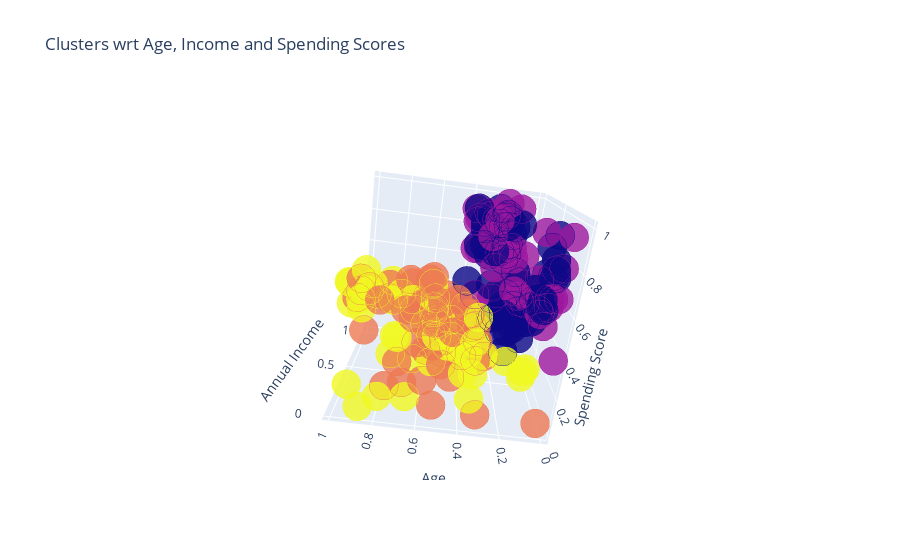

The cell this chart's notebook holds for it:
### Code cell
import plotly as py
import plotly.graph_objs as go

trace1 = go.Scatter3d(
    x= data['Age'],
    y= data['Spending Score (1-100)'],
    z= data['Annual Income (k$)'],
    mode='markers',
     marker=dict(
        color = data['cluster'], 
        size= 10,
        line=dict(
            color= data['cluster'],
            width= 12
        ),
        opacity=0.8
     )
)
datab = [trace1]
layout = go.Layout(
    title= 'Clusters wrt Age, Income and Spending Scores',
    scene = dict(
            xaxis = dict(title  = 'Age'),
            yaxis = dict(title  = 'Spending Score'),
            zaxis = dict(title  = 'Annual Income')
        )
)
fig = go.Figure(data=datab, layout=layout)
py.offline.iplot(fig)

### Figure 1 — Plotly figure (JSON) as saved in the notebook; plotly's stock layout.template omitted (floating-point values rounded to 4 significant figures; data arrays with more than 128 entries replaced by an {"elided": "..."} marker saying what was removed)
{"data": [{"marker": {"color": {"elided": "200 int values"}, "line": {"color": {"elided": "200 int values"}, "width": 12}, "opacity": 0.8, "size": 10}, "mode": "markers", "type": "scatter3d", "x": {"elided": "200 float values"}, "y": {"elided": "200 float values"}, "z": {"elided": "200 float values"}}], "layout": {"autosize": true, "scene": {"aspectmode": "auto", "aspectratio": {"x": 1, "y": 1.0, "z": 1}, "camera": {"center": {"x": 0, "y": 0, "z": 0}, "eye": {"x": 0.09175, "y": 0.7171, "z": -2.226}, "projection": {"type": "perspective"}, "up": {"x": 0, "y": 0, "z": 1}}, "xaxis": {"title": {"text": "Age"}, "type": "linear"}, "yaxis": {"title": {"text": "Spending Score"}, "type": "linear"}, "zaxis": {"title": {"text": "Annual Income"}, "type": "linear"}}, "title": {"text": "Clusters wrt Age, Income and Spending Scores"}}}
